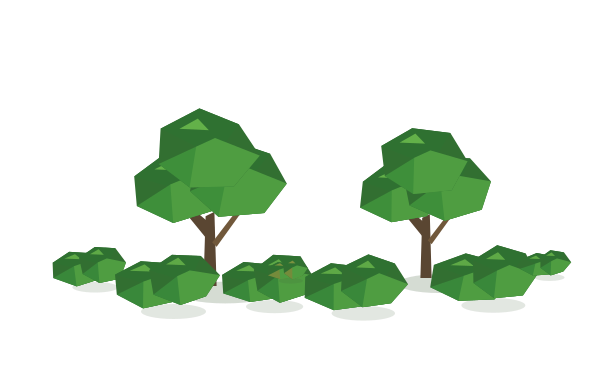
#> input picture art_lab/f01/vegetacao_grupo/v2/vegetacao_grupo_f1_v2.png, 600 x 380 px; the run also reads 1 picture not shown here
$ python qa_v2.py
#> lines starting #> are read from the running program, lines starting #| are printed output that depends on the picture; after the words box and inside, x2 and y2 are one past the last pixel; in counts of white or black regions, pixels touching at a corner belong together
from pathlib import Path
from PIL import Image,ImageChops
import hashlib,json
H=Path(__file__).resolve().parent;ROOT=H.parents[3]
a=Image.open(H/'vegetacao_grupo_f1_v2.png').convert('RGBA')
#> a is the input picture: PIL image 600x380 RGBA; mean R, G, B, A 216.8, 229.7, 215.2, 46.1
base=Image.open(ROOT/'art_lab/f01/13a/v5/mapa_v5.png').convert('RGBA')
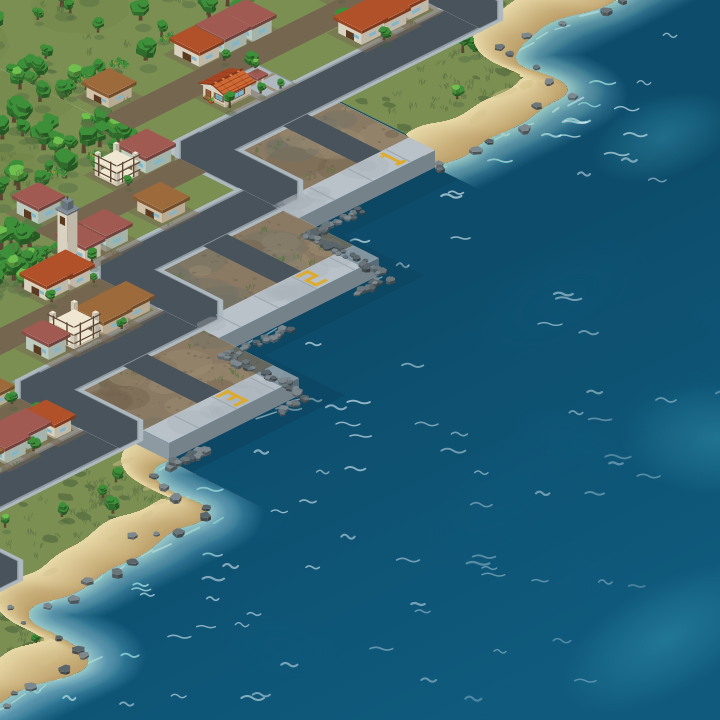
#> input picture art_lab/f01/13a/v5/mapa_v5.png, 720 x 720 px
#> base is the input picture: PIL image 720x720 RGBA; mean R, G, B, A 64.6, 106.1, 113.6, 255
prev=Image.open(H/'mapa_estatico_v2.png').convert('RGBA')
mask=Image.open(ROOT/'art_lab/f01/13a/v5/mascara_geometria_protegida_v5.png').convert('L')
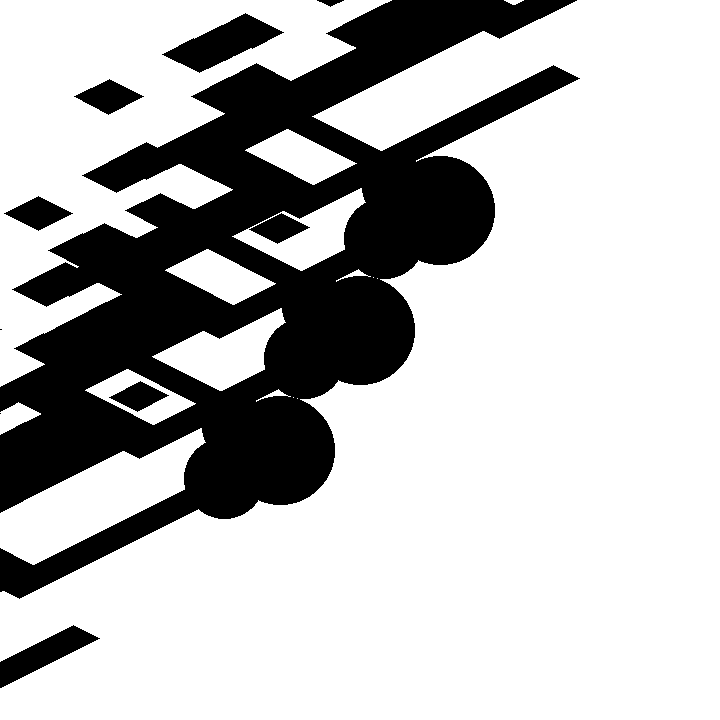
#> input picture art_lab/f01/13a/v5/mascara_geometria_protegida_v5.png, 720 x 720 px
#> mask is the input picture: PIL image 720x720 L; 73.4% white; 10 black regions (2 under 20 px), largest, box (x1, y1, x2, y2) and area: (0, 0, 580, 599) 128015, (162, 13, 284, 73) 3145, (0, 625, 100, 688) 2299
diff=ImageChops.difference(base,prev).convert('RGB')
pix=diff.load();protected=mask.load();n=0;blocked=0
for y in range(720):
 for x in range(720):
  if pix[x,y]!=(0,0,0):
   n+=1
   if protected[x,y]<128:blocked+=1
#> (the run stopped early here; a loop or call above may not have finished)
